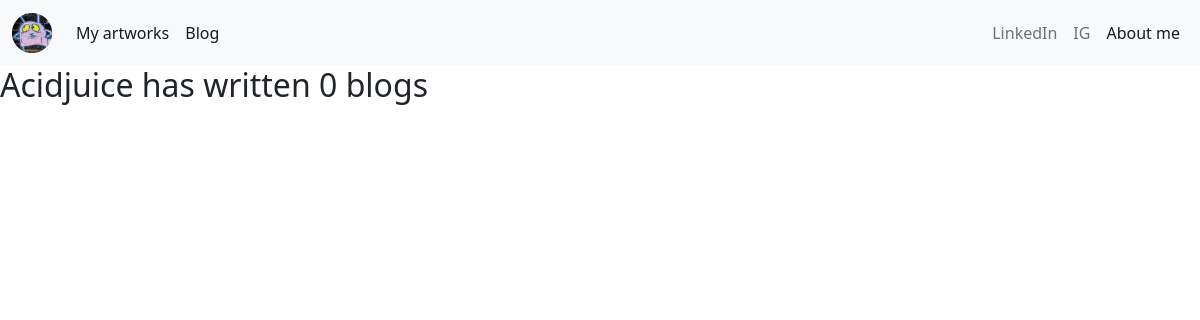
Before: /blog/ with the older database file.
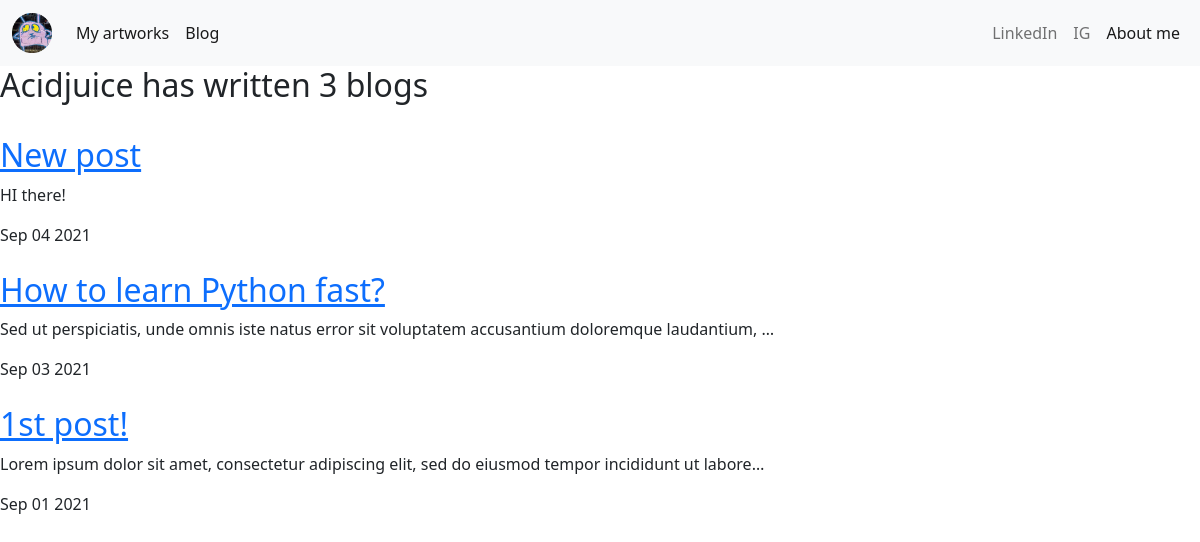
After: the same page with the newer database file.
### blog/models.py (models this page shows, shortened)
class Blog(models.Model):
    title = models.CharField(max_length=200)
    text = models.TextField()
    url = models.URLField(blank=True)
    date = models.DateField()

### blog/views.py (the view)
# urls.py: path('', views.all_blogs, name='all_blogs'),
def all_blogs(request):
    blogs = Blog.objects.order_by('-date')[:5]
    return render(request, 'blog/all_blogs.html', {'blogs':blogs})

### blog/templates/blog/all_blogs.html (shortened to what this page needs)
{% extends 'portfolio/base.html' %}
{% block content %}
<h2>Acidjuice has written {{ blogs.count }} blog{{ blogs.count | pluralize }}</h2>
{% for blog in blogs %}
<br>
<a href="{% url 'blog:detail' blog.id %}"><h2>{{ blog.title }}</h2></a>
<p>{{ blog.text|striptags|truncatechars:100 }}</p>
{{ blog.date|date:'M d Y' }}
<br>
{% endfor %}
{% endblock %}

### portfolio/templates/portfolio/base.html (shortened to what this page needs)
{% load static %}
<!doctype html>
<html lang="en">
  <head>
    <link href="https://cdn.jsdelivr.net/npm/bootstrap@5.1.0/dist/css/bootstrap.min.css" rel="stylesheet">
  </head>
  <body>
  {% load static %}
  <nav class=" navbar navbar-expand-lg navbar-light bg-light">
  <div class="container-fluid">
    <a class="navbar-brand" href="{% url 'home' %}">
    <img src="{% static '/portfolio/testlogo.png' %}" alt="" width="40" height="40">
    </a>
    <div class="collapse navbar-collapse" id="navbarSupportedContent">
      <ul class="navbar-nav me-auto mb-2 mb-lg-0">
        <li class="nav-item">
          <a class="nav-link active" href="{% url 'artworks' %}">My artworks</a>
        </li>
        <li class="nav-item">
          <a class="nav-link active" href="{% url 'blog:all_blogs' %}">Blog</a>
        </li>
        </ul>
        <ul class="navbar-nav ms-auto mb-2 mb-lg-0">
        <li class="nav-item">
          <a class="nav-link" href="https://linkedin.com/in/vladimir-bondarchik-1a175518a" target="_blank">LinkedIn</a>
        </li>
        <li class="nav-item">
          <a class="nav-link" href="https://www.instagram.com/acidjuice/" target="_blank">IG</a>
        </li>
        <li class="nav-item">
          <a class="nav-link active" aria-current="page" href="{% url 'about' %}">About me</a>
        </li>
      </ul>
    </div>
  </div>
</nav>
{% block content %}{% endblock %}
  </body>
</html>

Changed rows visible on the page:
added Blog: title "New post", text "HI there!", date "Sep 04 2021"
added Blog: title "How to learn Python fast?", text "Sed ut perspiciatis, unde omnis iste natus error sit voluptatem accusantium doloremque laudantium, …", date "Sep 03 2021"
added Blog: title "1st post!", text "Lorem ipsum dolor sit amet, consectetur adipiscing elit, sed do eiusmod tempor incididunt ut labore…", date "Sep 01 2021"
Other visible differences:
{{ blogs.count }}: "0" → "3"
